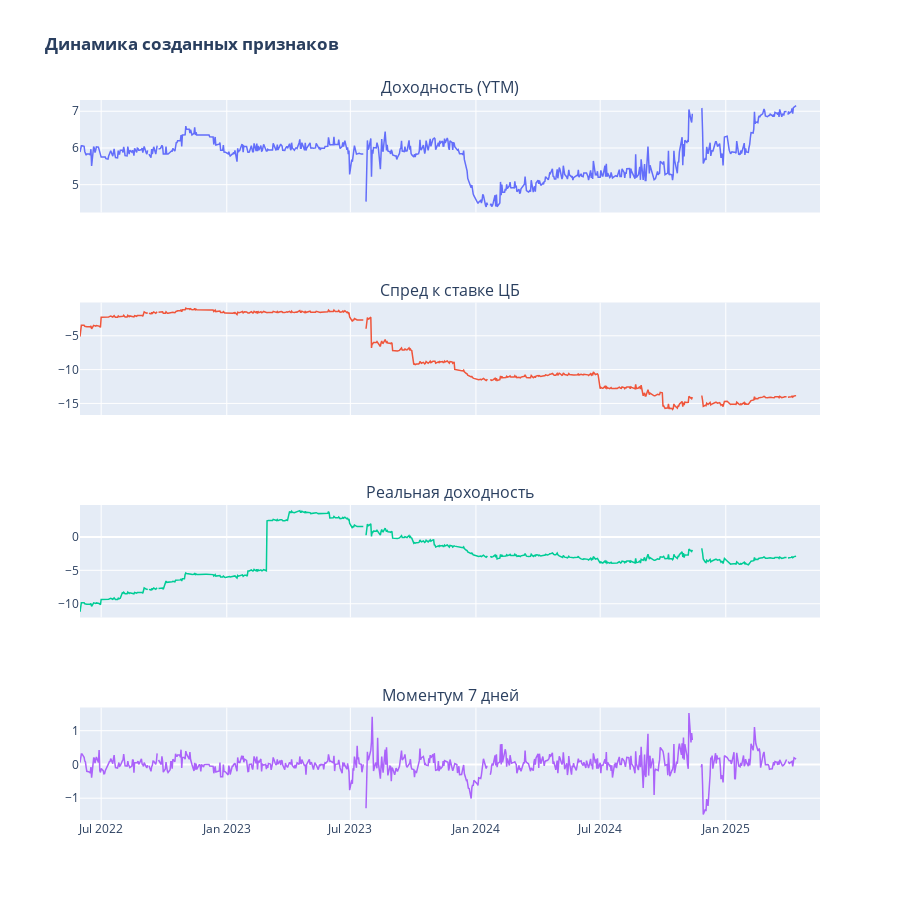

The notebook cell saved with this chart:
### Code cell
key_features = ['ytm', 'yield_spread', 'real_yield', 'ytm_momentum_7d']

fig = make_subplots(rows=4, cols=1, shared_xaxes=True, 
                   subplot_titles=['Доходность (YTM)', 'Спред к ставке ЦБ', 'Реальная доходность', 'Моментум 7 дней'])

for i, feature in enumerate(key_features, 1):
    fig.add_trace(
        go.Scatter(
            x=bond_data['date'],
            y=bond_data[feature],
            name=feature,
            line=dict(width=1.5),
            mode='lines'
        ),
        row=i, col=1
    )

fig.update_layout(
    height=900,
    title_text="<b>Динамика созданных признаков</b>",
    hovermode="x unified",
    showlegend=False
)
fig.show()

### Figure 1 — Plotly figure (JSON) as saved in the notebook; plotly's stock layout.template omitted (floating-point values rounded to 4 significant figures; data arrays with more than 128 entries replaced by an {"elided": "..."} marker saying what was removed)
{"data": [{"line": {"width": 1.5}, "mode": "lines", "name": "ytm", "type": "scatter", "x": {"elided": "759 str values"}, "xaxis": "x", "y": {"elided": "759 float values"}, "yaxis": "y"}, {"line": {"width": 1.5}, "mode": "lines", "name": "yield_spread", "type": "scatter", "x": {"elided": "759 str values"}, "xaxis": "x2", "y": {"elided": "759 float values"}, "yaxis": "y2"}, {"line": {"width": 1.5}, "mode": "lines", "name": "real_yield", "type": "scatter", "x": {"elided": "759 str values"}, "xaxis": "x3", "y": {"elided": "759 float values"}, "yaxis": "y3"}, {"line": {"width": 1.5}, "mode": "lines", "name": "ytm_momentum_7d", "type": "scatter", "x": {"elided": "759 str values"}, "xaxis": "x4", "y": {"elided": "759 float values"}, "yaxis": "y4"}], "layout": {"annotations": [{"font": {"size": 16}, "showarrow": false, "text": "Доходность (YTM)", "x": 0.5, "xanchor": "center", "xref": "paper", "y": 1, "yanchor": "bottom", "yref": "paper"}, {"font": {"size": 16}, "showarrow": false, "text": "Спред к ставке ЦБ", "x": 0.5, "xanchor": "center", "xref": "paper", "y": 0.7188, "yanchor": "bottom", "yref": "paper"}, {"font": {"size": 16}, "showarrow": false, "text": "Реальная доходность", "x": 0.5, "xanchor": "center", "xref": "paper", "y": 0.4375, "yanchor": "bottom", "yref": "paper"}, {"font": {"size": 16}, "showarrow": false, "text": "Моментум 7 дней", "x": 0.5, "xanchor": "center", "xref": "paper", "y": 0.1562, "yanchor": "bottom", "yref": "paper"}], "height": 900, "hovermode": "x unified", "showlegend": false, "title": {"text": "<b>Динамика созданных признаков</b>"}, "xaxis": {"anchor": "y", "domain": [0, 1], "matches": "x4", "showticklabels": false}, "xaxis2": {"anchor": "y2", "domain": [0, 1], "matches": "x4", "showticklabels": false}, "xaxis3": {"anchor": "y3", "domain": [0, 1], "matches": "x4", "showticklabels": false}, "xaxis4": {"anchor": "y4", "domain": [0, 1]}, "yaxis": {"anchor": "x", "domain": [0.8438, 1]}, "yaxis2": {"anchor": "x2", "domain": [0.5625, 0.7188]}, "yaxis3": {"anchor": "x3", "domain": [0.2812, 0.4375]}, "yaxis4": {"anchor": "x4", "domain": [0, 0.1562]}}}
